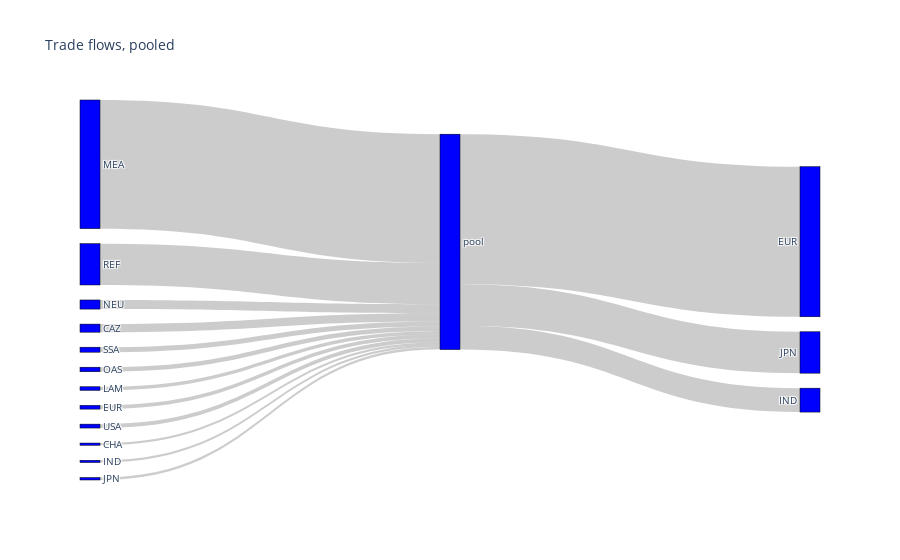
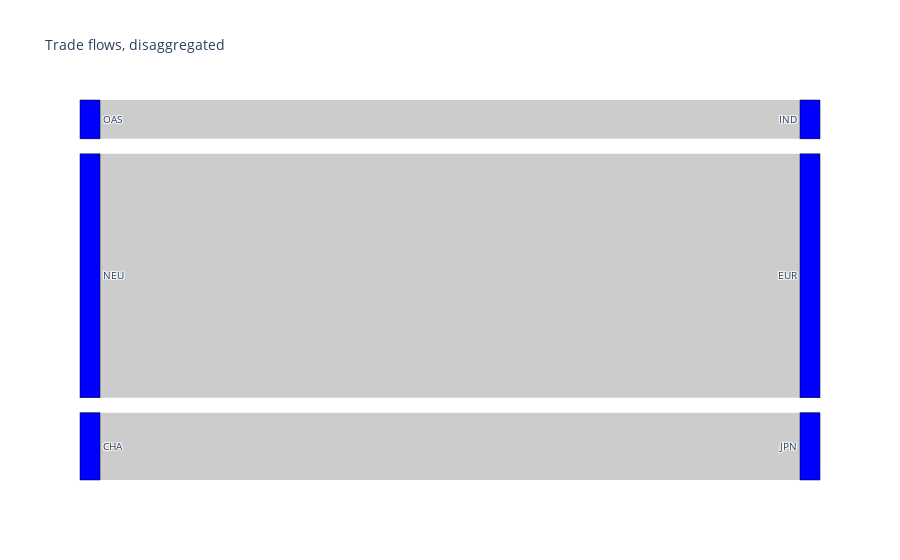
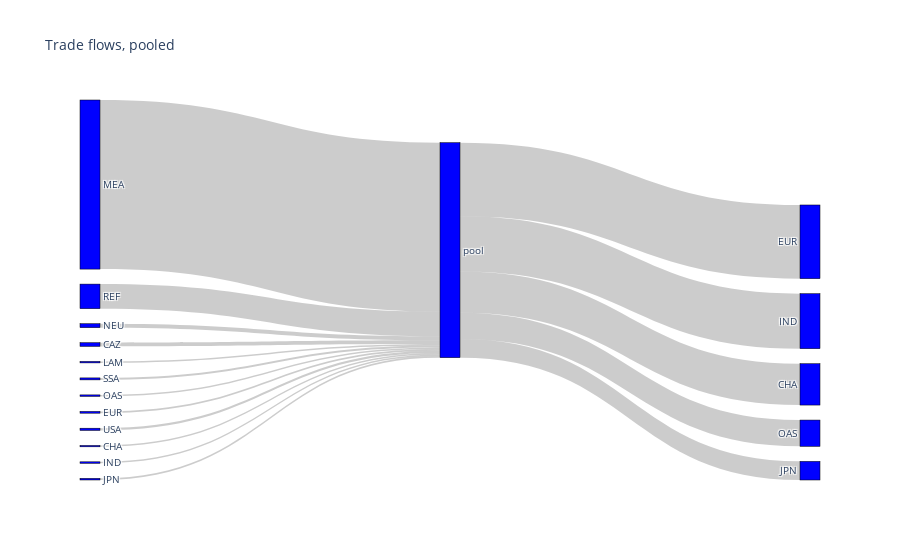
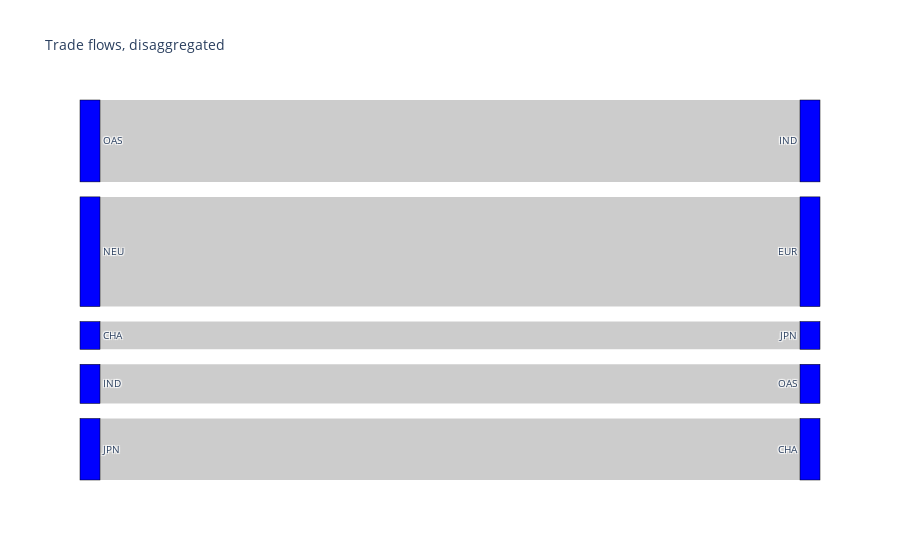

The cell these charts' notebook holds for them, in order:
### Code cell
plotSankeyDiagrams(1,2030)
plotSankeyDiagrams(2,2030)

plotSankeyDiagrams(1,2050)
plotSankeyDiagrams(2,2050)

### Figure 1 — Plotly figure (JSON) as saved in the notebook; plotly's stock layout.template omitted (floating-point values rounded to 4 significant figures)
{"data": [{"link": {"source": [0, 1, 2, 3, 4, 5, 6, 7, 8, 9, 10, 11, 12, 12, 12], "target": [12, 12, 12, 12, 12, 12, 12, 12, 12, 12, 12, 12, 13, 14, 15], "value": [0.009645, 0.01222, 0.01344, 0.01017, 0.02452, 0.3455, 0.111, 0.02175, 0.005918, 0.00614, 0.006611, 0.01054, 0.4032, 0.06423, 0.1112]}, "node": {"color": "blue", "label": ["LAM", "OAS", "SSA", "EUR", "NEU", "MEA", "REF", "CAZ", "CHA", "IND", "JPN", "USA", "pool", "EUR", "IND", "JPN"], "line": {"color": "black", "width": 0.5}, "pad": 15, "thickness": 20}, "type": "sankey"}], "layout": {"autosize": true, "font": {"size": 10}, "title": {"text": "Trade flows, pooled"}}}

### Figure 2 — Plotly figure (JSON) as saved in the notebook; plotly's stock layout.template omitted (floating-point values rounded to 4 significant figures)
{"data": [{"link": {"source": [0, 1, 2], "target": [3, 4, 5], "value": [0.06423, 0.4032, 0.1112]}, "node": {"color": "blue", "label": ["OAS", "NEU", "CHA", "IND", "EUR", "JPN"], "line": {"color": "black", "width": 0.5}, "pad": 15, "thickness": 20}, "type": "sankey"}], "layout": {"autosize": true, "font": {"size": 10}, "title": {"text": "Trade flows, disaggregated"}}}

### Figure 3 — Plotly figure (JSON) as saved in the notebook; plotly's stock layout.template omitted (floating-point values rounded to 4 significant figures)
{"data": [{"link": {"source": [0, 1, 2, 3, 4, 5, 6, 7, 8, 9, 10, 11, 12, 12, 12, 12, 12], "target": [12, 12, 12, 12, 12, 12, 12, 12, 12, 12, 12, 12, 13, 14, 15, 16, 17], "value": [0.006015, 0.006055, 0.007941, 0.007117, 0.01591, 0.6749, 0.09818, 0.01483, 0.005469, 0.006065, 0.006629, 0.009011, 0.105, 0.2942, 0.165, 0.2196, 0.07438]}, "node": {"color": "blue", "label": ["LAM", "OAS", "SSA", "EUR", "NEU", "MEA", "REF", "CAZ", "CHA", "IND", "JPN", "USA", "pool", "OAS", "EUR", "CHA", "IND", "JPN"], "line": {"color": "black", "width": 0.5}, "pad": 15, "thickness": 20}, "type": "sankey"}], "layout": {"autosize": true, "font": {"size": 10}, "title": {"text": "Trade flows, pooled"}}}

### Figure 4 — Plotly figure (JSON) as saved in the notebook; plotly's stock layout.template omitted (floating-point values rounded to 4 significant figures)
{"data": [{"link": {"source": [0, 1, 2, 3, 4], "target": [5, 6, 7, 8, 9], "value": [0.2196, 0.2942, 0.07438, 0.105, 0.165]}, "node": {"color": "blue", "label": ["OAS", "NEU", "CHA", "IND", "JPN", "IND", "EUR", "JPN", "OAS", "CHA"], "line": {"color": "black", "width": 0.5}, "pad": 15, "thickness": 20}, "type": "sankey"}], "layout": {"autosize": true, "font": {"size": 10}, "title": {"text": "Trade flows, disaggregated"}}}
